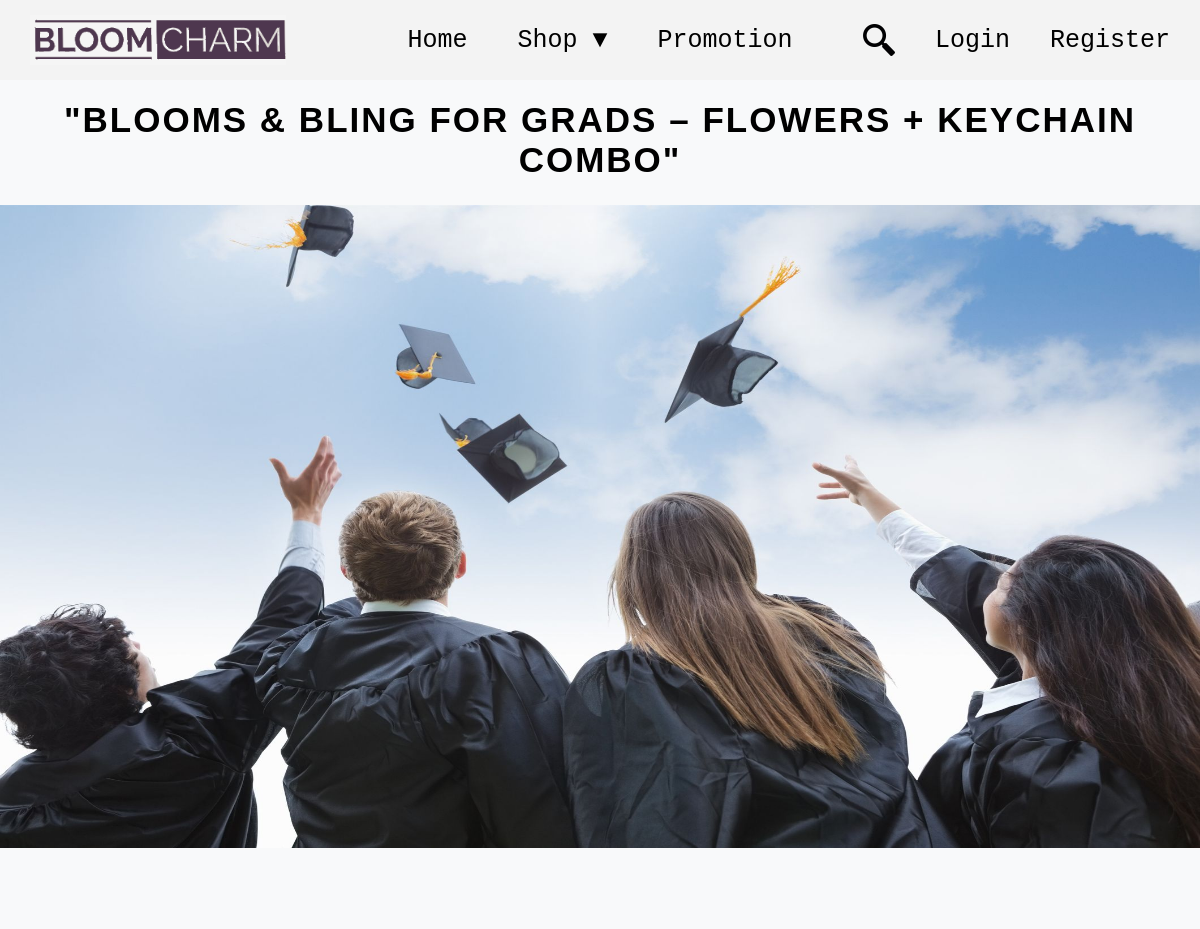
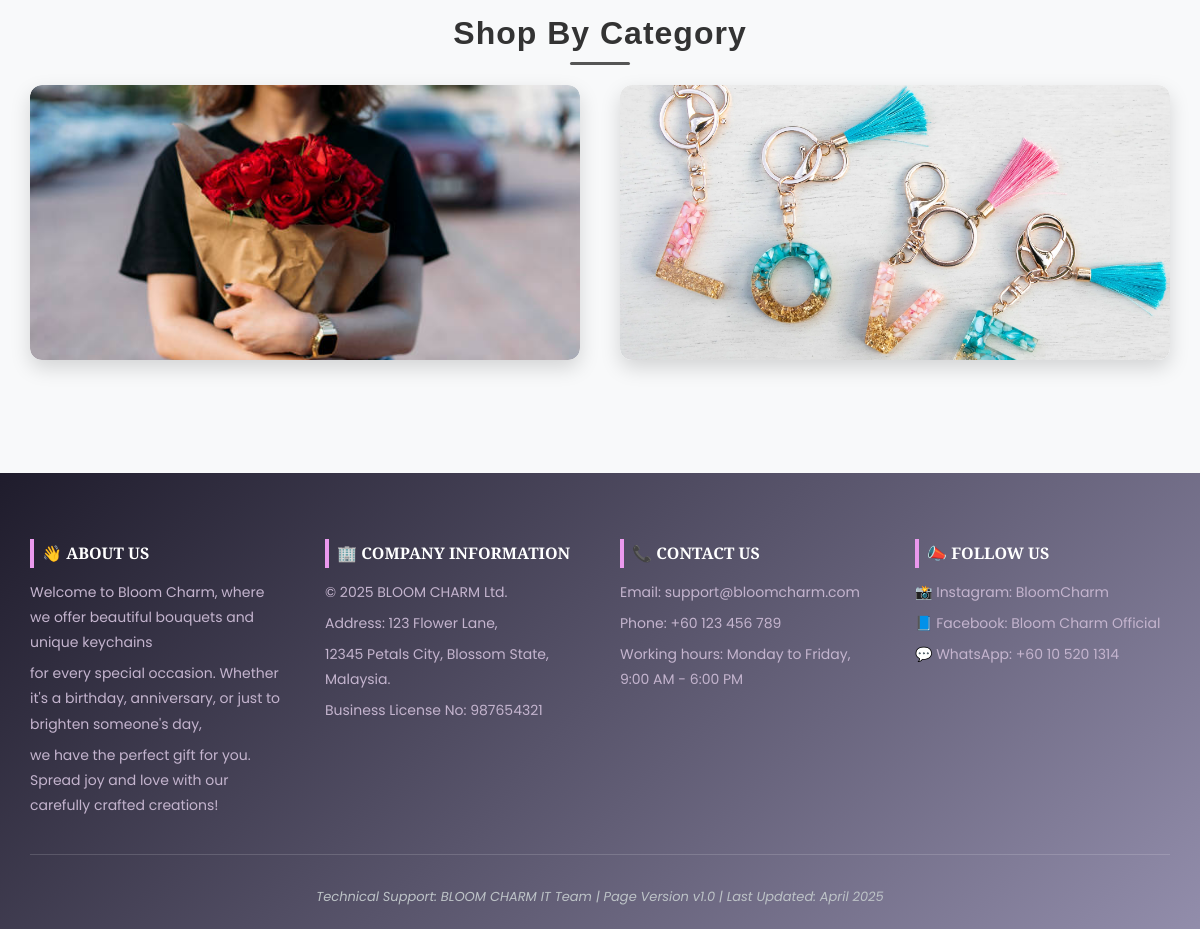
Page /public/home.php on the committed database (2 pictures, top to bottom).
### tables this page shows
CREATE TABLE `home_screen` (
  `id` int(11) NOT NULL,
  `path` varchar(255) DEFAULT NULL,
  `title` varchar(255) NOT NULL,
  `type` enum('video','image') NOT NULL
);

### models/homeModels.php (called while the page is built, shortened)
<?php
include "../config/db.php";
function getHomeScreenContent() {
    global $_db;
    $stm = $_db->prepare("SELECT * FROM home_screen");
    $stm->execute();
    return $stm->fetch();
}
?>

### public/homeScreen.php (the view, shortened to what this page needs)
<link rel="stylesheet" href="../assets/css/homeScreen.css">
<?php
if ($content):
    echo '<h1>'.$content->title.'</h1>';
    if($role!=='admin'&& $role !=='manager'){
        echo '<a href="../user/shop.php">';
    }
        if ($content->type == "image") {
                echo '<img src="' . $content->path . '" alt="Displayed Image" id="screenDisplay">';
        }elseif ($content->type == "video") {
            echo '<video autoplay loop muted class="screenDisplay">
                <source src="' . $content->path . '" type="video/mp4">
            </video>';
        }
    if($role!=='admin' && $role !=='manager'){
        echo '</a>';
    }
endif;
?>

### assets/css/homeScreen.css (style rules this page uses)
#screenDisplay { width: 100%; height: 17cm; margin-top: 5px; }
h1 { font-size:35px; font-weight: bold; text-align: center; color: blcak; text-transform: uppercase; letter-spacing: 2px; margin: 20px ; }

### rows in the picture
home_screen: title "\"BLOOMS & BLING FOR GRADS – FLOWERS + KEYCHAIN COMBO\"", path (picture)
